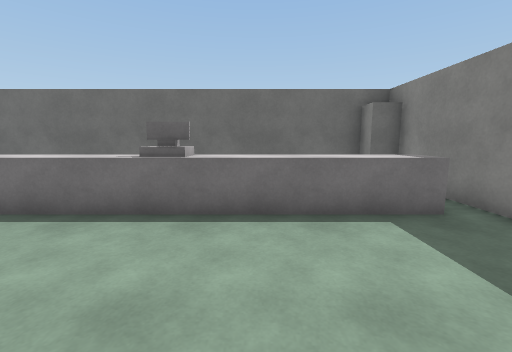
view 1 (above)

14 first-person views from a walk through a 3-D level made in the Unity game engine. The camera is 1.3 m above the floor, tilts 8° down and sees 90° across. The floor is counted in squares, 1 m on a side. Each view is taken from the middle of a square. On the plan, view 1 faces up. The plan holds only what a view shows up to about 13 squares ahead; the rest is blank. The place goes on beyond the plan. The player character is not drawn. Surface patterns are stand-ins for the level's own textures.

view 2
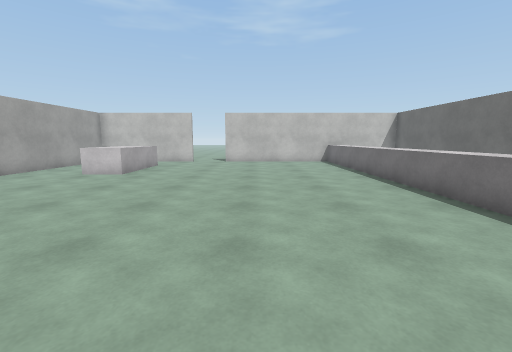

view 3
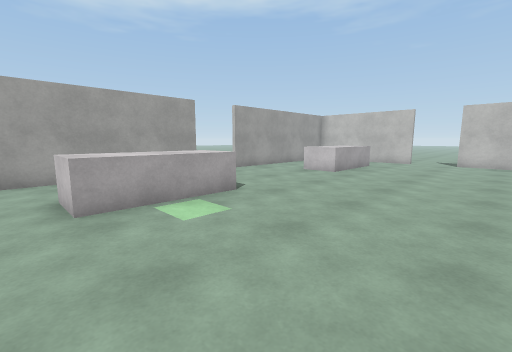

view 4
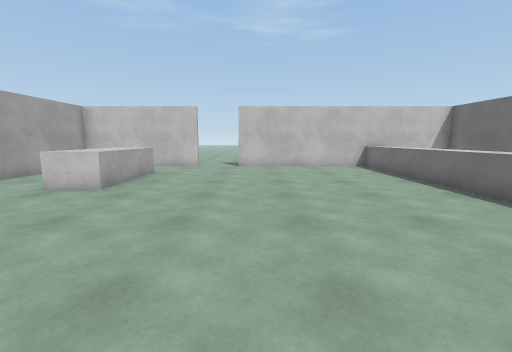

view 5
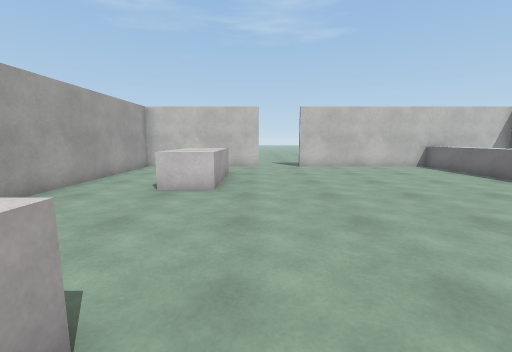

view 6
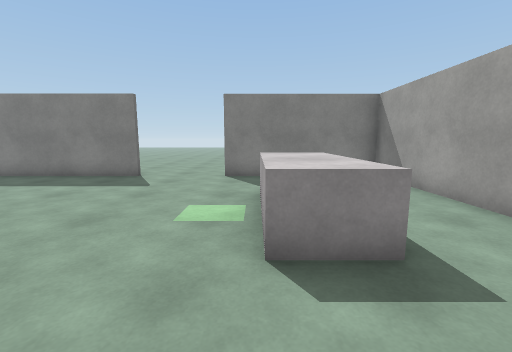

view 7
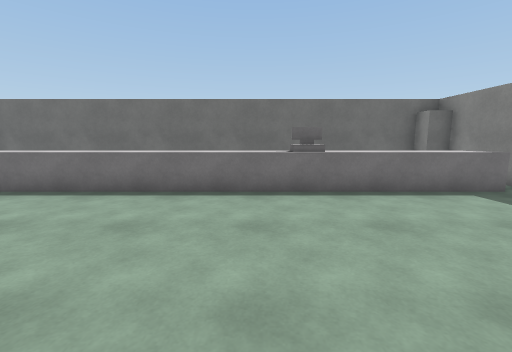

view 8
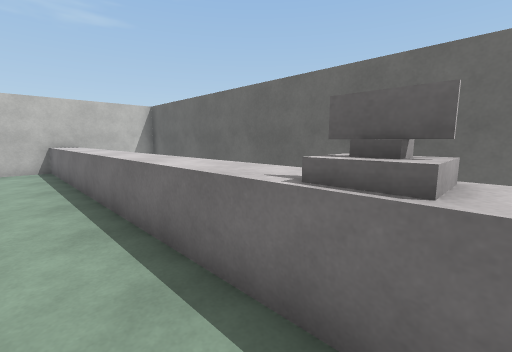

view 9
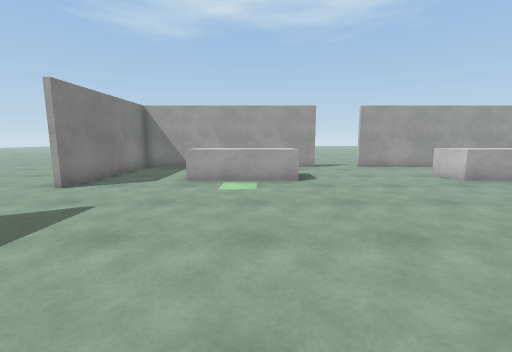

view 10
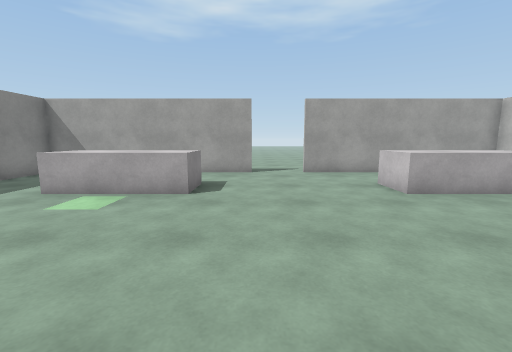

view 11
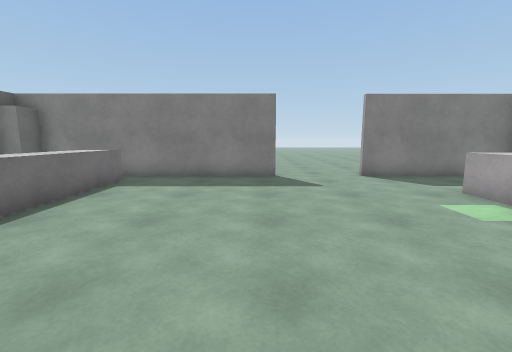

view 12
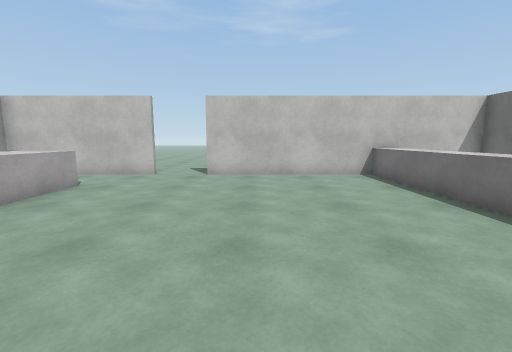

view 13
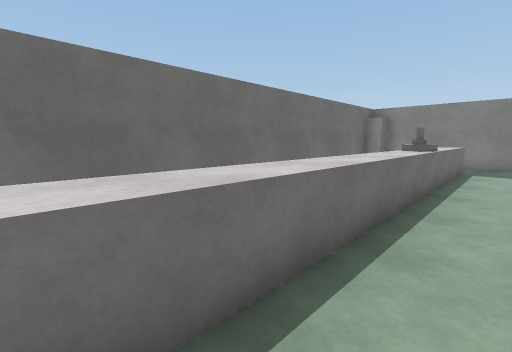

view 14
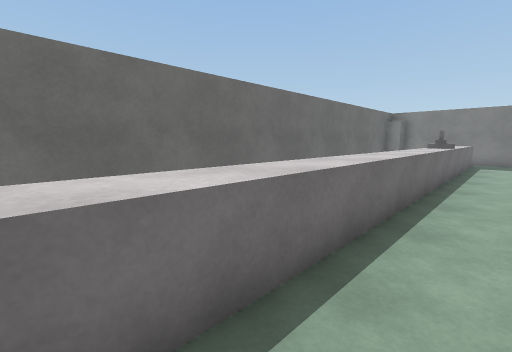

### Floor plan
Key: @ floor where view 1 was taken; # wall or solid block; . floor; = window, fence, low wall or low ledge; ^ raised ledge; M machine; O other object.
Columns run from 17 left of view 1 to 10 right of it. Each row starts with its distance up from view 1.
  9    ##################O
  8    #         #######OO
  7    #                 #
  6    #                 #
  5    #^^^^^^^^^^^MM^^^^#
  4    #=..........==....#
  3    #.................#
  2    #.................#
  1    #.................#
  0    #.............@...# ...
 -1    #......................
 -2   ........................
 -3 ..........................
 -4 ...#.................#....
 -5    #..^^^^.....^^^^..#....
 -6    #..^^^^.....^^^^..# ...
 -7    #  ...............#  ...
 -8    #  ...............#   ...
 -9    #########..########    ..
-10            ...
-11            ...
-12            ...

Where each view was taken, in squares from view 1:
view 1: 0 up, 0 right, facing up
view 2: 0 up, 2 right, facing left
view 3: 0 up, 2 right, facing down-left
view 4: 1 down, 1 left, facing left
view 5: 4 down, 1 left, facing left
view 6: 5 down, 5 left, facing right
view 7: 2 down, 3 left, facing up
view 8: 3 up, 1 left, facing up-left
view 9: 3 up, 1 left, facing down
view 10: 1 up, 4 left, facing down
view 11: 0 up, 5 left, facing right
view 12: 0 up, 4 left, facing left
view 13: 3 up, 10 left, facing up-right
view 14: 3 up, 13 left, facing up-right
